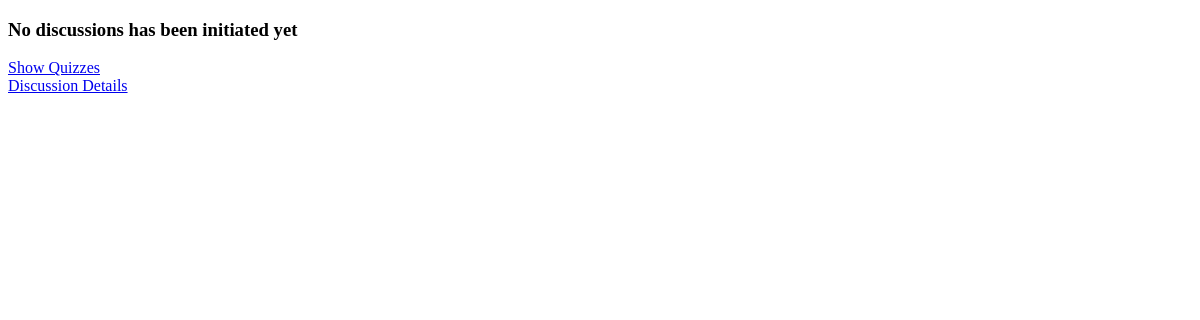
Page /quiz_attempter_homepage/view_discussions/10/ on the earlier database version.
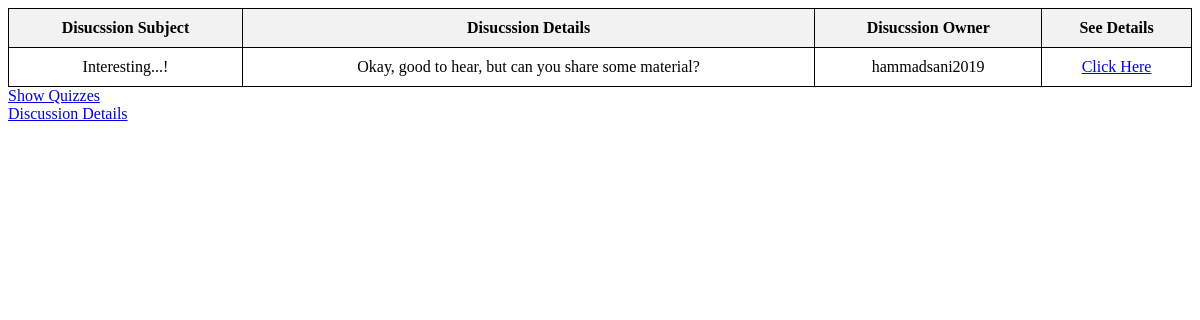
Same page on the later database version.
### quiz_attempter_management/models.py (models this page shows)
class Discussion(models.Model):
    quiz_attempter = models.ForeignKey(QuizAttempter, on_delete=models.CASCADE)
    quiz = models.ForeignKey(Quiz, on_delete=models.CASCADE)
    subject = models.CharField(max_length=200)
    details = models.TextField()

### quiz_attempter_management/views.py (the view)
# urls.py: path('view_discussions/<int:quiz_id>/', views.view_discussions, name="viewdiscussions"),
def view_discussions(request, quiz_id):
    discussions = Discussion.objects.filter(quiz=quiz_id)
    return render(request, 'quiz_attempter_management/view_discussion.html', {"discussions": discussions,
                                                                              'quiz_id': quiz_id})

### quiz_attempter_management/templates/quiz_attempter_management/view_discussion.html (shortened to what this page needs)
{% extends "authentication_system.html" %}
{% block title %}
    <head>
    </head>
{% endblock title %}
{% block content %}
    {% if discussions %}
        <table>
            <thead>
                <tr>
                    <th>Disucssion Subject</th>
                    <th> Disucssion Details </th>
                    <th> Disucssion Owner </th>
                    <th> See Details </th>
                </tr>
            </thead>
            <tbody>
                {% for discussion in discussions %}
                    <tr>
                        <td>{{ discussion.subject }}</td>
                        <td>{{ discussion.details }}</td>
                        <td>{{ discussion.quiz_attempter.username }}</td>
                        <td> <a href="{% url "fulldiscussion" discussion.id %}"> Click Here </a> </td>
                    </tr>
                {% endfor %}
            </tbody>
        </table>
    {% else %}
        <h3>No discussions has been initiated yet</h3>
    {% endif %}
    <a href="{% url "showquizzes" %}">Show Quizzes</a> <br>
    <a href="{% url "discussion" quiz_id %}">Discussion Details</a>
{% endblock content %}

### templates/authentication_system.html (shortened to what this page needs)
<!DOCTYPE html>
<html lang="en">
<head>
    {% block title %}{% endblock title %}
</head>
<body>
    {% block content %}{% endblock content %}
</body>
</html>

### quiz_attempter_management/templates/quiz_attempter_management/view_discussion.html (style rules this page uses)
table { width: 100%; border-collapse: collapse; }
table, th, td { border: 1px solid black; }
th, td { padding: 10px; text-align: center; }
th { background-color: #f2f2f2; }

Differences in the rows shown:
added Discussion: subject "Interesting...!", details "Okay, good to hear, but can you share some material?", quiz_attempter.username "hammadsani2019"
Other differences:
text no longer shown: "No discussions has been initiated yet"
text now shown: "Disucssion Subject Disucssion Details Disucssion Owner See Details"
